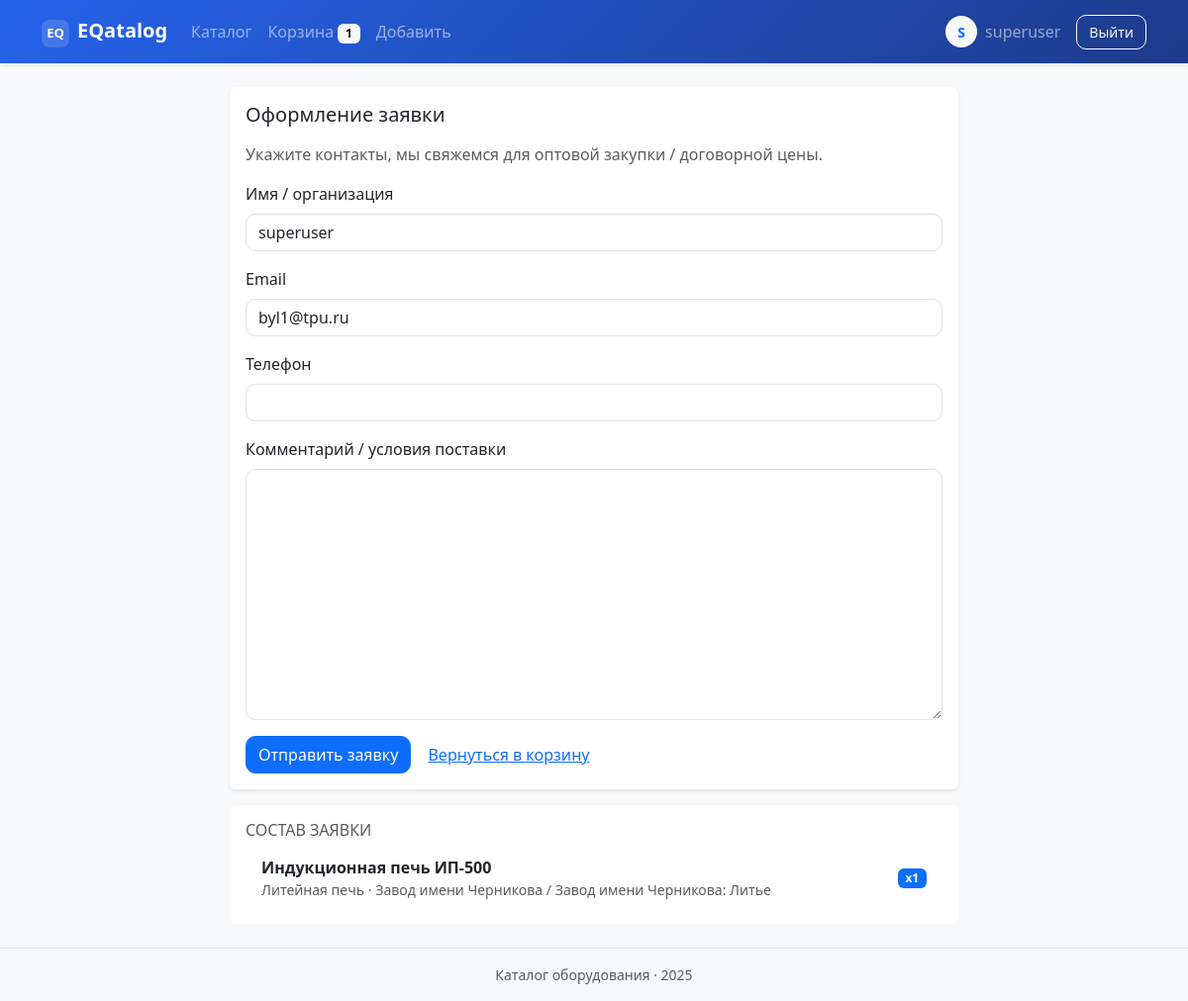
The app's page /cart/checkout/ (signed in) with its own data.
### catalog/models.py (models this page shows, shortened)
class CartItem(models.Model):
    user = models.ForeignKey(
        settings.AUTH_USER_MODEL, on_delete=models.CASCADE, related_name="cart_items"
    )
    equipment = models.ForeignKey(
        Equipment, on_delete=models.CASCADE, related_name="cart_items"
    )
    quantity = models.PositiveIntegerField(default=1)
    added_at = models.DateTimeField(auto_now_add=True)
    class Meta:
        unique_together = ("user", "equipment")
        ordering = ["-added_at"]
        verbose_name = _("Запись корзины")
        verbose_name_plural = _("Корзина")

class Equipment(models.Model):
    name = models.CharField(max_length=255)
    inventory_number = models.CharField(max_length=100, unique=True)
    equipment_type = models.ForeignKey(
        EquipmentType, on_delete=models.PROTECT, related_name="equipment"
    )
    site = models.ForeignKey(
        Site, on_delete=models.PROTECT, related_name="equipment"
    )
    workshop = models.ForeignKey(
        Workshop, on_delete=models.PROTECT, related_name="equipment"
    )
    description = models.TextField(blank=True)
    image = models.ImageField(upload_to="equipment/", null=True, blank=True)
    attributes = models.JSONField(default=dict, blank=True)
    created_by = models.ForeignKey(
        settings.AUTH_USER_MODEL,
        null=True,
        blank=True,
        on_delete=models.SET_NULL,
        related_name="created_equipment",
    )
    created_at = models.DateTimeField(auto_now_add=True)
    updated_at = models.DateTimeField(auto_now=True)
    class Meta:
        ordering = ["name"]
        verbose_name = _("Оборудование")
        verbose_name_plural = _("Оборудование")

class EquipmentType(models.Model):
    name = models.CharField(max_length=255)
    parent = models.ForeignKey(
        "self",
        null=True,
        blank=True,
        related_name="children",
        on_delete=models.SET_NULL,
    )
    description = models.TextField(blank=True)
    default_attributes = models.JSONField(
        default=list,
        blank=True,
        help_text=_("Список рекомендуемых характеристик для этого типа"),
    )
    class Meta:
        ordering = ["name"]
        verbose_name = _("Тип оборудования")
        verbose_name_plural = _("Типы оборудования")
    def __str__(self) -> str:
        return self.name

class Site(models.Model):
    name = models.CharField(max_length=255, unique=True)
    address = models.CharField(max_length=255, blank=True)
    class Meta:
        ordering = ["name"]
        verbose_name = _("Площадка")
        verbose_name_plural = _("Площадки")
    def __str__(self) -> str:
        return self.name

class Workshop(models.Model):
    site = models.ForeignKey(
        Site, on_delete=models.CASCADE, related_name="workshops"
    )
    name = models.CharField(max_length=255)
    description = models.TextField(blank=True)
    class Meta:
        ordering = ["name"]
        unique_together = ("site", "name")
        verbose_name = _("Цех")
        verbose_name_plural = _("Цеха")
    def __str__(self) -> str:
        return f"{self.site}: {self.name}"

### catalog/views.py (the view)
# urls.py: path("cart/checkout/", views.checkout, name="checkout"),
@login_required
def checkout(request: HttpRequest) -> HttpResponse:
    items_qs = (
        CartItem.objects.filter(user=request.user)
        .select_related("equipment", "equipment__site", "equipment__workshop", "equipment__equipment_type")
        .order_by("-added_at")
    )
    if not items_qs.exists():
        messages.error(request, "Корзина пуста.")
        return redirect("catalog:cart")
    if request.method == "POST":
        form = CheckoutForm(request.POST)
        if form.is_valid():
            payload = []
            for item in items_qs:
                payload.append(
                    {
                        "equipment_id": item.equipment_id,
                        "equipment": str(item.equipment),
                        "type": str(item.equipment.equipment_type),
                        "site": str(item.equipment.site),
                        "workshop": str(item.equipment.workshop),
                        "quantity": item.quantity,
                    }
                )
            order = form.save(commit=False)
            order.user = request.user
            order.items = payload
            order.save()
            items_qs.delete()
            messages.success(request, "Заявка отправлена. Мы свяжемся с вами.")
            return redirect("catalog:equipment_list")
    else:
        initial = {
            "name": request.user.get_full_name() or request.user.username,
            "email": request.user.email,
        }
        form = CheckoutForm(initial=initial)
    return render(
        request,
        "catalog/checkout.html",
        {"checkout_form": form, "items": items_qs},
    )

### catalog/forms.py
class CheckoutForm(BootstrapFormMixin, forms.ModelForm):
    class Meta:
        model = OrderRequest
        fields = ["name", "email", "phone", "comment"]
    def __init__(self, *args: Any, **kwargs: Dict[str, Any]) -> None:
        super().__init__(*args, **kwargs)
        self._apply_bootstrap()
        self.fields["comment"].widget.attrs.setdefault("rows", 3)
        self.fields["name"].label = "Имя / организация"
        self.fields["email"].label = "Email"
        self.fields["phone"].label = "Телефон"
        self.fields["comment"].label = "Комментарий / условия поставки"

### catalog/context_processors.py (called while the page is built)
def catalog_context(request: HttpRequest) -> dict[str, int]:
    user = request.user
    if isinstance(user, AnonymousUser) or not user.is_authenticated:
        return {"cart_count": 0, "can_add_equipment": False}
    cart_count = (
        CartItem.objects.filter(user=user)
        .only("id")  # lightweight query
        .count()
    )
    can_add = (
        user.is_superuser
        or user.is_staff
        or user.groups.filter(name="seller").exists()
    )
    return {"cart_count": cart_count, "can_add_equipment": can_add}

### catalog/forms.py (called while the page is built)
    def _apply_bootstrap(self) -> None:
        for field in self.fields.values():
            existing_classes = field.widget.attrs.get("class", "")
            field.widget.attrs["class"] = f"{existing_classes} form-control".strip()

### templates/catalog/checkout.html (shortened to what this page needs)
{% extends "base.html" %}
{% block content %}
<div class="row justify-content-center">
    <div class="col-lg-8">
        <div class="card shadow-sm border-0 mb-3">
            <div class="card-body">
                <h1 class="h5 mb-3">Оформление заявки</h1>
                <p class="text-muted">Укажите контакты, мы свяжемся для оптовой закупки / договорной цены.</p>
                <form method="post" novalidate>
                    {% for field in checkout_form %}
                        <div class="mb-3">
                            <label class="form-label" for="{{ field.id_for_label }}">{{ field.label }}</label>
                            {{ field }}
                        </div>
                    {% endfor %}
                    <button class="btn btn-primary" type="submit">Отправить заявку</button>
                    <a class="btn btn-link" href="{% url 'catalog:cart' %}">Вернуться в корзину</a>
                </form>
            </div>
        </div>
        <div class="card border-0">
            <div class="card-body">
                <h2 class="h6 text-uppercase text-muted">Состав заявки</h2>
                <ul class="list-group list-group-flush">
                    {% for item in items %}
                        <li class="list-group-item d-flex justify-content-between align-items-center">
                            <div>
                                <div class="fw-semibold">{{ item.equipment.name }}</div>
                                <div class="text-muted small">{{ item.equipment.equipment_type }} · {{ item.equipment.site }} / {{ item.equipment.workshop }}</div>
                            </div>
                            <span class="badge text-bg-primary">x{{ item.quantity }}</span>
                        </li>
                    {% endfor %}
                </ul>
            </div>
        </div>
    </div>
</div>
{% endblock %}

### templates/base.html (shortened to what this page needs)
{% load static %}
<!DOCTYPE html>
<html lang="ru">
<head>
    <link rel="stylesheet" href="https://cdn.jsdelivr.net/npm/bootstrap@5.3.3/dist/css/bootstrap.min.css"
>
    <link rel="stylesheet" href="{% static 'css/styles.css' %}">
</head>
<body>
<nav class="navbar navbar-expand-lg navbar-dark bg-gradient-primary shadow-sm sticky-top">
    <div class="container">
        <a class="navbar-brand fw-bold" href="{% url 'catalog:equipment_list' %}">
            <span class="brand-mark me-2">EQ</span>EQatalog
        </a>
        <div class="collapse navbar-collapse" id="navbarNav">
            <ul class="navbar-nav me-auto mb-2 mb-lg-0">
                <li class="nav-item">
                    <a class="nav-link{% if request.resolver_match.url_name == 'equipment_list' %} active{% endif %}" href="{% url 'catalog:equipment_list' %}">Каталог</a>
                </li>
                <li class="nav-item">
                    <a class="nav-link" href="{% url 'catalog:cart' %}">
                        Корзина{% if cart_count %} <span class="badge text-bg-light">{{ cart_count }}</span>{% endif %}
                    </a>
                </li>
                {% if can_add_equipment %}
                    <li class="nav-item">
                        <a class="nav-link" href="{% url 'catalog:equipment_create' %}">Добавить</a>
                    </li>
                {% endif %}
            </ul>
            <ul class="navbar-nav align-items-lg-center">
                {% if user.is_authenticated %}
                    <li class="nav-item">
                        <a class="nav-link d-flex align-items-center gap-2" href="{% url 'accounts:profile' %}">
                            <span class="avatar rounded-circle bg-light text-primary fw-semibold">{{ user.username|first|upper }}</span>
                            <span>{{ user.username }}</span>
                        </a>
                    </li>
                    <li class="nav-item ms-lg-2">
                        <a class="btn btn-outline-light btn-sm" href="{% url 'accounts:logout' %}">Выйти</a>
                    </li>
                {% endif %}
            </ul>
        </div>
    </div>
</nav>
<main class="py-4">
    <div class="container">
        {% block content %}{% endblock %}
    </div>
</main>
<footer class="footer bg-light py-3 mt-auto border-top">
    <div class="container text-center text-muted small">
        Каталог оборудования · {% now "Y" %}
    </div>
</footer>
</body>
</html>

### static/css/styles.css (style rules this page uses)
body { background-color: #f7f9fb; }
.navbar-brand { font-weight: 700; }
.brand-mark { display: inline-flex; width: 28px; height: 28px; align-items: center; justify-content: center; border-radius: 8px; background: rgba(255,255,255,0.15); font-size: 13px; }
.bg-gradient-primary { background: linear-gradient(135deg, #2563eb, #1e3a8a); }
.card { border: 1px solid #e6e9ed; }
.footer { color: #6c757d; }
.avatar { width: 32px; height: 32px; display: inline-flex; align-items: center; justify-content: center; font-size: 14px; }
.navbar .btn-sm { padding: 6px 12px; }
.form-control, .form-select { border-radius: 10px; }
.btn { border-radius: 10px; }

### records on screen
CartItem: equipment.name "Индукционная печь ИП-500", equipment.equipment_type "Литейная печь", equipment.site "Завод имени Черникова", equipment.workshop "Завод имени Черникова: Литье", quantity "1"

### other values on screen
{{ cart_count }} "1"
{{ user.username|first|upper }} "S"
{{ user.username }} "superuser"
{{ field.label }} "Имя / организация" "Email" "Телефон" "Комментарий / условия поставки"
